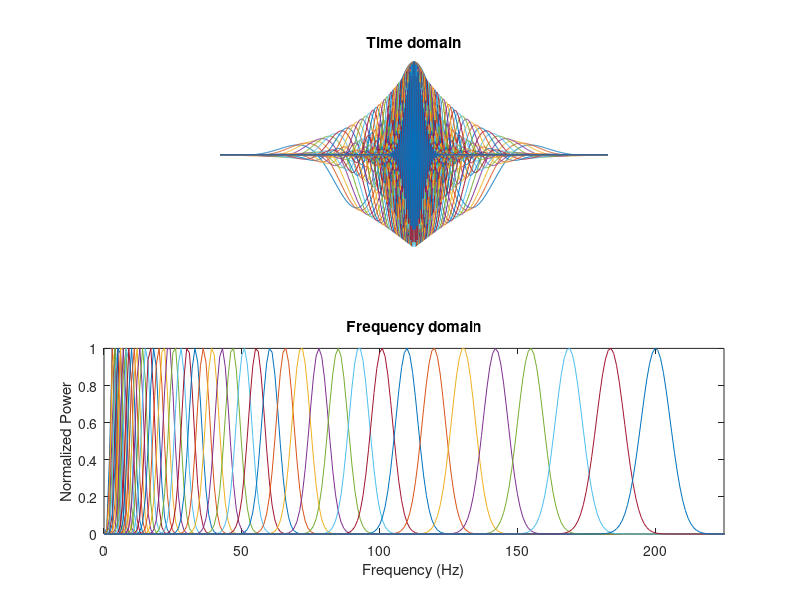
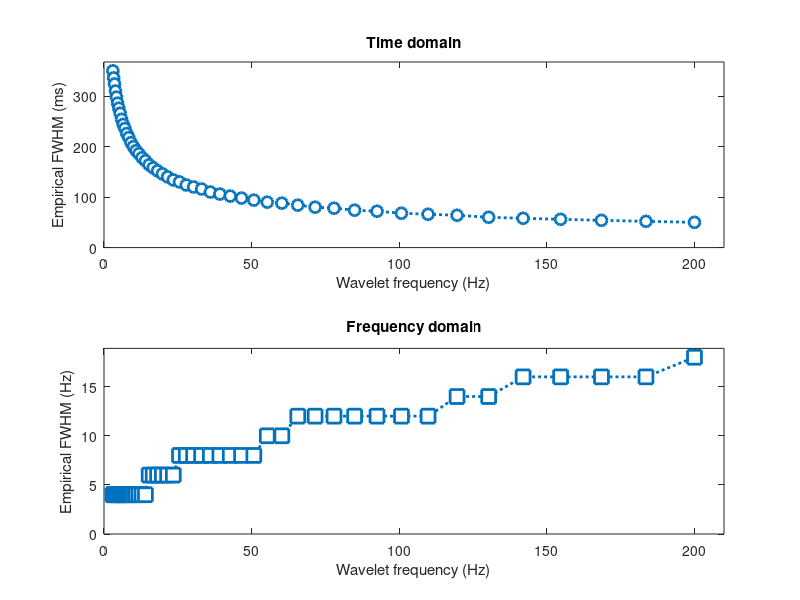

These figures' MATLAB source, in order:
%% Step 1: Define Parameters

%initialize variables
srate = 1000; % 1,000Hz
% -500:0 baseline, 1:500 sample, 501:1310 delay (all in ms)
wavet = -.5:1/srate:.5; % in seconds 
min_freq = 3; %in Hz
max_freq = 200;
num_frex = 50;
min_fwhm = .350; % in seconds (350ms)
max_fwhm = .050; % in seconds (50ms)
wavpts = length(wavet);
hz = linspace(0,srate/2,floor(wavpts/2)+1); % pos frequencies (not neg) up to Nyquist
frex = logspace(log10(min_freq),log10(max_freq),num_frex); %total num of freq's
% s    = logspace(log10(3),log10(12),num_frex)./(2*pi*frex); %width of gaussian
%fwhm of gaussian windows used to create wavelets:
fwhm = logspace(log10(min_fwhm),log10(max_fwhm),length(frex)); % in seconds


%% Step 2: Make wavelets, ensure they taper to 0 at either end in time domain and
% ensure Gaussian in frequency domain

% create wavelets using equation 3 from Cohen, 2018: "A better way to define
% and describe Morlet wavelets for time-frequency analysis"

% now using fwhm-specified in time domain
midp = dsearchn(wavet',0); %identify 0ms on wavelet time axis
% init outputs for empirical fwhm (time domain)
empfwhmT = zeros(length(frex),1);
for fi=1:length(frex) %loop over frequencies
    % create the Gaussian using the FWHM formula (equation 3):
    gwin = exp( (-4*log(2)*wavet.^2) ./ fwhm(fi)^2 ); 
    % measure the empirical fwhm (time domain):
    empfwhmT(fi) = wavet(midp-1+dsearchn(gwin(midp:end)',.5)) - ...
    wavet(dsearchn(gwin(1:midp)',.5));
end 
% empirical approximates specified (empfwhmT ~= fwhm)
% now make the wavelets and visualize them in time and frequency domains in
% addition to computing their fwhm 

empfwhmF = zeros(length(frex),1); %init outputs for emp fwhm (freq domain)

for fi=1:length(frex)
    %create wavelets using eq. 3: sin .* gaussian window
    wavelets(fi,:) = exp(2*1i*pi*frex(fi)*wavet).*exp( (-4*log(2)*wavet.^2) ./ fwhm(fi)^2 );
    wavelets_fft(fi,:) = fft(wavelets(fi,:)); % frequency domain (complex)
    wavelets_fft(fi,:) = wavelets_fft(fi,:)./max(wavelets_fft(fi,:)); % normalize 
    % measure the empirical fwhm (frequency domain)
    magnitude = abs(wavelets_fft(fi,1:length(hz)));
     % find left and right 1/2
    [~,peakx]  = max(wavelets_fft(fi,:)); 
    [~,left5]  = min(abs(wavelets_fft(fi,1:peakx)-.5));
    [~,right5] = min(abs(wavelets_fft(fi,peakx:end)-.5));
    right5 = right5+peakx-1;
    empfwhmF(fi) = hz(right5)-hz(left5);
end

% plot wavelets in time domain- ensure all taper to 0 (or very close)
figure(1), clf
subplot(211)
plot(wavet,real(wavelets))
axis off
% export_fig test2.png -transparent % no background
% plot(time,signal,'k','linew',2)
xlabel('Time (s)'), ylabel('Amplitude (gain)')
title('Time domain')
% plot wavelets in frequency domain- ensure all are symmetric about their
% peak frequency and they taper to 0 on the ends
subplot(212)
plot(hz,abs(wavelets_fft(:,1:length(hz))).^2)
set(gca,'xlim',[0 225])
xlabel('Frequency (Hz)'), ylabel('Normalized Power')
title('Frequency domain')

% plot FWHM in time domain to show how much temporal smoothing occurs
figure(2), clf
subplot(211), plot(frex,empfwhmT*1000,'o:','markersize',8,'markerfacecolor','w','linew',2)
set(gca,'xlim',[0 max(frex)*1.05],'ylim',[0 max(empfwhmT)*1000*1.05])
xlabel('Wavelet frequency (Hz)'), ylabel('Empirical FWHM (ms)')
title('Time domain')
% plot FWHM in frequency domain to show how much spectral smoothing occurs
subplot(212)
plot(frex,empfwhmF,'s:','markersize',10,'markerfacecolor','w','linew',2)
set(gca,'xlim',[0 max(frex)*1.05],'ylim',[0 max(empfwhmF)*1.05])
xlabel('Wavelet frequency (Hz)'), ylabel('Empirical FWHM (Hz)')
title('Frequency domain')

